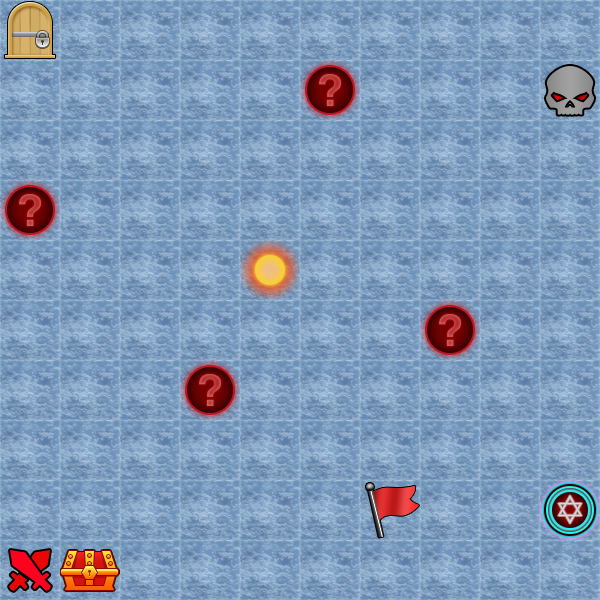

Below is a game level as drawn by its tile map, then a one-line description and the .tmx that defines it (tile-layer data replaced by summaries):
An orthogonal 10x10 tile map with 60x60 px tiles, 2 tile layers (surfaceLayer, buildingLayer) and 9 objects (2001, 1006, 5003, 1007, 1008, ...).

<map version="1.0" orientation="orthogonal" renderorder="right-down" width="10" height="10" tilewidth="60" tileheight="60">
 <tileset firstgid="1" name="map_sprite" tilewidth="60" tileheight="60">
  <image source="map_sprite.png" width="420" height="300" />
 </tileset>
 <layer name="surfaceLayer" width="10" height="10">
  <data>[100 cells, 100 non-empty, 1 distinct tile ids]</data>
 </layer>
 <layer name="buildingLayer" width="10" height="10">
  <data>[100 cells, 11 non-empty, 8 distinct tile ids]</data>
 </layer>
 <objectgroup name="objectLayer">
  <object name="2001" x="0" y="0" width="60" height="60" />
  <object name="1006" x="300" y="60" width="60" height="60" />
  <object name="5003" x="540" y="60" width="60" height="60" />
  <object name="1007" x="0" y="180" width="60" height="60" />
  <object name="1008" x="180" y="360" width="60" height="60" />
  <object name="1002" x="420" y="300" width="60" height="60" />
  <object name="6002" x="0" y="540" width="60" height="60" />
  <object name="4002" x="360" y="480" width="60" height="60" />
  <object name="3001" x="60" y="540" width="60" height="60" />
 </objectgroup>
</map>